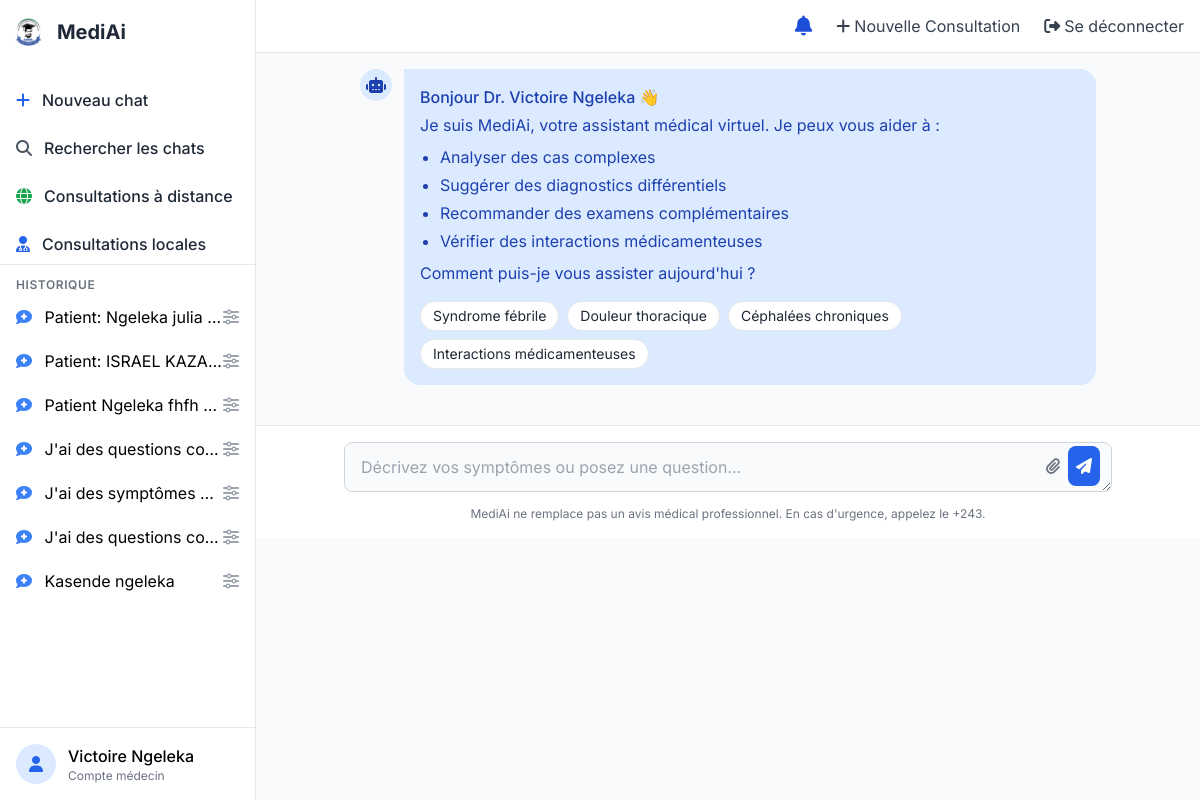
Page / (signed in) on the committed database.
### chat/models.py (models this page shows, shortened)
class Conversation(models.Model):
    nom = models.CharField(max_length=100, blank=True, null=True)
    user = models.ForeignKey(CustomUser, on_delete=models.CASCADE, related_name="conversations")
    fiche = models.ForeignKey(
        FicheConsultation, on_delete=models.CASCADE, related_name="conversations", null=True, blank=True
    )
    created_at = models.DateTimeField(auto_now_add=True)
    updated_at = models.DateTimeField(auto_now=True)
    class Meta:
        ordering = ["-created_at"]
        verbose_name = "Conversation"
        verbose_name_plural = "Conversations"

### authentication/models.py (models this page shows, shortened)
class CustomUser(AbstractUser):
    PATIENT_ROLE = UserRole.PATIENT
    MEDECIN_ROLE = UserRole.MEDECIN
    role = models.CharField(max_length=20, choices=UserRole.choices, default=UserRole.PATIENT)
    phone = models.CharField(max_length=20, blank=True, null=True)
    email = models.EmailField(blank=True, null=True)
    REQUIRED_FIELDS = ["role"]
    """  # Corrige les conflits de noms
    groups = models.ManyToManyField(
        'auth.Group',
        verbose_name='groups',
        blank=True,
        help_text='The groups this user belongs to.',
        related_name='customuser_set',  # Change le nom
        related_query_name='customuser',
    )
    user_permissions = models.ManyToManyField(
        'auth.Permission',
        verbose_name='user permissions',
        blank=True,
        help_text='Specific permissions for this user.',
        related_name='customuser_set',  # Change le nom
        related_query_name='customuser',
    ) """

### chat/views.py (the view, shortened to what this page needs)
# urls.py: path("", views.AnalyseSymptomesView.as_view(), name="analyse"),
@method_decorator(csrf_exempt, name="dispatch")
@method_decorator(user_passes_test(is_medecin), name="dispatch")
class AnalyseSymptomesView(LoginRequiredMixin, View):
    template_name = "chat/home.html"
    def get(self, request):
        conversations = Conversation.objects.all().order_by("-created_at")
        chat_items = []
        for conv in conversations:
            messages = MessageIA.objects.filter(conversation=conv, role__in=["user", "synthese"]).order_by("id")
            if messages.exists():
                chat_items.append({"conversation": conv, "messages": messages})
        context = {"chat_items": chat_items}
        return render(request, self.template_name, context)

### chat/templatetags/markdown_tags.py (called while the page is built)
@register.filter(name="markdown")
def markdown_format(text):
    if not text:
        return ""
    try:
        md = markdown.Markdown(
            extensions=[
                "markdown.extensions.fenced_code",  # Pour les blocs de code
                "markdown.extensions.tables",  # Pour les tableaux
                "markdown.extensions.nl2br",  # Pour les retours à la ligne
            ]
        )
        html = md.convert(text)
        return mark_safe(html)  # nosec B703, B308
    except Exception as e:
        return mark_safe(text.replace("\n", "<br>"))  # nosec B703, B308

### chat/views.py (called while the page is built)
def is_medecin(user):
    return user.is_authenticated and user.role == MEDECIN

### chat/templates/chat/home.html (shortened to what this page needs)
<!DOCTYPE html>
{% load static %}
{% load markdown_tags %}
<html lang="fr">
<head>
    <script src="https://cdn.tailwindcss.com"></script>
    <link rel="stylesheet" href="https://cdnjs.cloudflare.com/ajax/libs/font-awesome/6.4.0/css/all.min.css">
</head>
<body class="bg-gray-50 font-sans flex h-screen overflow-hidden">
<div id="sidebar" class="sidebar bg-white w-64 border-r border-gray-200 flex flex-col">
    <div class="flex items-center px-0 mt-4 mb-8">
        <img src="{% static 'chat/assets/images/LOGO-UDBL1.png' %}" alt="UDBL Logo" class="h-8">
        <h1 class="text-xl font-bold text-gray-800">MediAi</h1>
    </div>
    <div class="p-0 space-y-2 border-b border-gray-200">
        <button onclick="newChat()" class="w-full flex items-center space-x-3 px-4 py-2 rounded-lg hover:bg-gray-100 transition">
            <i class="fas fa-plus text-blue-600"></i>
            <span class="text-gray-800 font-medium">Nouveau chat</span>
        </button>
        <button onclick="showSearchModal()" class="w-full flex items-center space-x-3 px-4 py-2 rounded-lg hover:bg-gray-100 transition">
            <i class="fas fa-search text-gray-600"></i>
            <span class="text-gray-800 font-medium">Rechercher les chats</span>
        </button>
         <button onclick="window.location.href='{% url 'consultation_patient_distant' %}'"
                class="w-full flex items-center space-x-3 px-4 py-2 rounded-lg hover:bg-gray-100 transition">
            <i class="fas fa-globe text-green-600"></i>
            <span class="text-gray-800 font-medium">Consultations à distance</span>
        </button>
        <button onclick="window.location.href='{% url 'consultation_patient_present' %}'"
                class="w-full flex items-center space-x-3 px-4 py-2 rounded-lg hover:bg-gray-100 transition">
            <i class="fas fa-user-md text-blue-600"></i>
            <span class="text-gray-800 font-medium">Consultations locales</span>
        </button>
    </div>
    <div class="flex-1 overflow-y-auto">
        <div class="p-2">
            <h3 class="px-2 py-1 text-xs font-semibold text-gray-500 uppercase tracking-wider">Historique</h3>
            <div id="chat-history" class="space-y-1">
                {% for item in chat_items %}
                    <div onclick="loadConversation({{ item.conversation.id }})"
                        class="px-2 py-2 rounded-lg hover:bg-gray-100 cursor-pointer flex items-center justify-between"
                        data-conversation-id="{{ item.conversation.id }}">
                        {% with titre=item.conversation.nom|default:item.messages.first.content|truncatechars:30 %}
                            <span class="truncate">
                                <i class="fas fa-comment-medical mr-2 text-blue-500"></i> {{ titre }}
                            </span>
                        {% endwith %}
                        <i class="fa-solid fa-sliders text-gray-400 hover:text-gray-600"
                           onclick="event.stopPropagation(); showConversationOptions(event, {{ item.conversation.id }})"></i>
                    </div>
                {% empty %}
                    <div class="px-2 py-2 text-gray-500 text-center">
                        Aucune conversation existante
                    </div>
                {% endfor %}
            </div>
        </div>
    </div>
    <div class="p-4 border-t border-gray-200">
        <div class="flex items-center space-x-3">
            <div class="w-10 h-10 rounded-full bg-blue-100 flex items-center justify-center">
                <i class="fas fa-user text-blue-600"></i>
            </div>
            <div>
                <p class="font-medium">{{ user.get_full_name|default:user.username }}</p>
                <p class="text-xs text-gray-500">Compte médecin</p>
            </div>
        </div>
    </div>
</div>
<div class="flex-1 flex flex-col overflow-hidden">
    <header class="bg-white border-b border-gray-200">
        <div class="flex items-center justify-between px-4 py-3">
            <div class="flex items-center space-x-6 ml-auto">
                <div class="relative">
                    <button id="notifications-btn" class="text-blue-700 hover:text-blue-500 relative">
                        <i class="fas fa-bell text-xl"></i>
                    </button>
                </div>
                <nav class="hidden md:flex space-x-6 items-center ml-4">
                    <a href="{% url 'consultation' %}" class="text-gray-700 hover:text-blue-600 flex items-center">
                        <i class="fas fa-plus mr-1"></i> Nouvelle Consultation
                    </a>
                    <form action="{% url 'logout' %}" method="post">
                        <button type="submit" class="text-gray-700 hover:text-red-600 flex items-center">
                            <i class="fas fa-sign-out-alt mr-1"></i> Se déconnecter
                        </button>
                    </form>
                </nav>
            </div>
        </div>
    </header>
    <div class="flex-3 overflow-y-auto bg-gray-50">
        <div class="max-w-3xl mx-auto p-4">
            <div class="flex items-start space-x-3 message mb-6">
                <div class="bg-blue-100 text-blue-800 w-8 h-8 rounded-full flex items-center justify-center shrink-0">
                    <i class="fas fa-robot"></i>
                </div>
                <div class="bg-blue-100 text-blue-800 p-4 rounded-2xl rounded-tl-none max-w-full lg:max-w-3xl">
                    <p class="font-medium">Bonjour Dr. {{ user.get_full_name|default:user.username }} 👋</p>
                    <p class="mt-1">Je suis MediAi, votre assistant médical virtuel. Je peux vous aider à :</p>
                    <ul class="list-disc pl-5 mt-2 space-y-1">
                        <li>Analyser des cas complexes</li>
                        <li>Suggérer des diagnostics différentiels</li>
                        <li>Recommander des examens complémentaires</li>
                        <li>Vérifier des interactions médicamenteuses</li>
                    </ul>
                    <p class="mt-2">Comment puis-je vous assister aujourd'hui ?</p>
                    <div class="flex flex-wrap gap-2 mt-4">
                        <button onclick="sendQuickMessage('Patient avec fièvre et toux depuis 3 jours')" class="bg-white hover:bg-gray-100 text-gray-800 px-3 py-1 rounded-full text-sm transition border border-gray-200">Syndrome fébrile</button>
                        <button onclick="sendQuickMessage('Douleur thoracique chez homme 45 ans')" class="bg-white hover:bg-gray-100 text-gray-800 px-3 py-1 rounded-full text-sm transition border border-gray-200">Douleur thoracique</button>
                        <button onclick="sendQuickMessage('Céphalées chroniques diagnostic différentiel')" class="bg-white hover:bg-gray-100 text-gray-800 px-3 py-1 rounded-full text-sm transition border border-gray-200">Céphalées chroniques</button>
                        <button onclick="sendQuickMessage('Interactions entre warfarine et antibiotiques')" class="bg-white hover:bg-gray-100 text-gray-800 px-3 py-1 rounded-full text-sm transition border border-gray-200">Interactions médicamenteuses</button>
                    </div>
                </div>
            </div>
        </div>
    </div>
    <div class="border-t border-gray-200 bg-white p-4">
        <div class="max-w-3xl mx-auto">
            <div class="relative">
                <textarea id="user-input"
                    rows="1"
                    placeholder="Décrivez vos symptômes ou posez une question..."
                    class="w-full bg-gray-50 border border-gray-300 rounded-lg py-3 px-4 pr-16 focus:outline-none focus:ring-2 focus:ring-blue-500 focus:border-transparent"
                    onkeydown="handleKeyPress(event)"></textarea>
                <div class="absolute right-3 bottom-3 flex space-x-2">
                    <button type="button" class="text-gray-500 hover:text-blue-600">
                        <i class="fas fa-paperclip"></i>
                    </button>
                    <button onclick="sendMessage()" class="bg-blue-600 text-white p-2 rounded-lg hover:bg-blue-700 transition">
                    <i class="fas fa-paper-plane"></i>
                    </button>
                </div>
            </div>
            <div class="mt-2 text-xs text-gray-500 text-center">
                <p>MediAi ne remplace pas un avis médical professionnel. En cas d'urgence, appelez le +243.</p>
            </div>
        </div>
    </div>
</div>
</body>
</html>

### chat/templates/chat/home.html (style rules this page uses)
.message { animation: fadeIn 0.3s ease-out; }
.sidebar { transition: transform 0.3s ease-in-out; }

### rows in the picture
Conversation: conversation "Patient: Ngeleka julia…"
Conversation: conversation "Patient: ISRAEL KAZA…"
Conversation: conversation "Patient Ngeleka fhfh…"
Conversation: conversation "J'ai des questions co…"
Conversation: conversation "J'ai des symptômes…"
Conversation: conversation "J'ai des questions co…"
Conversation: conversation "Kasende ngeleka"
CustomUser: get_full_name "Victoire Ngeleka"
